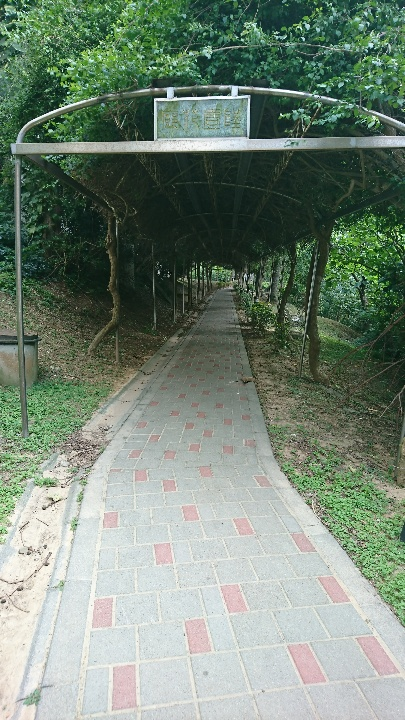
#> input picture src/DSC01.JPG, 405 x 720 px
$ python plot_align.py
#> lines starting #> are read from the running program, lines starting #| are printed output that depends on the picture; after the words box and inside, x2 and y2 are one past the last pixel; in counts of white or black regions, pixels touching at a corner belong together
import cv2
import numpy as np
import matplotlib.pyplot as plt

img1 = cv2.imread('./src/DSC01.JPG', cv2.IMREAD_COLOR)
#> img1 is the input picture: shape (720, 405, 3); mean B, G, R 119, 134.5, 118
img2 = cv2.imread('./src/DSC02.JPG', cv2.IMREAD_COLOR)
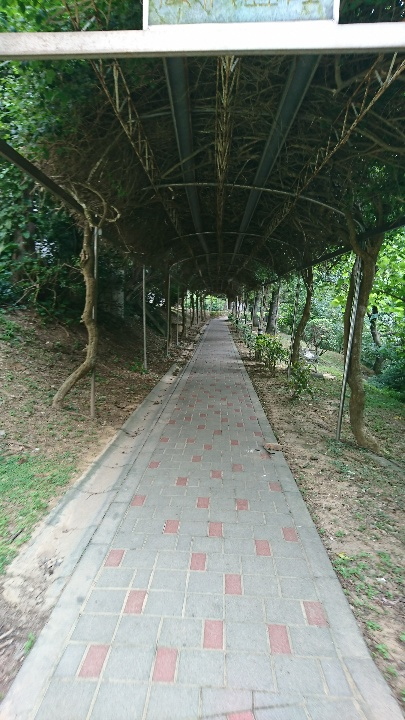
#> input picture src/DSC02.JPG, 405 x 720 px
#> img2 is the input picture: shape (720, 405, 3); mean B, G, R 113.7, 126.1, 116.8

orb = cv2.ORB_create()
bf = cv2.BFMatcher(cv2.NORM_HAMMING, crossCheck=True)

kp1, des1 = orb.detectAndCompute(img1,None)
#> kp1 = 500 keypoints; strongest (x, y, size): (164, 97, 31), (157, 101, 31), (154, 99, 31), (166, 96, 31)
kp2, des2 = orb.detectAndCompute(img2,None)
#> kp2 = 500 keypoints; strongest (x, y, size): (193, 297, 31), (195, 296, 31), (151, 302, 31), (190, 297, 31)

matches = bf.match(des1, des2)
#> matches = 172 matches
kp1 = [kp1[x.queryIdx] for x in matches]
#> kp1 = 172 keypoints; strongest (x, y, size): (154, 99, 31), (151, 140, 31), (281, 114, 31), (371, 46, 31)
kp2 = [kp2[x.trainIdx] for x in matches]
#> kp2 = 172 keypoints; strongest (x, y, size): (151, 302, 31), (190, 297, 31), (151, 298, 31), (161, 304, 31)

kp1 = np.array([x.pt for x in kp1], np.float32)
#> kp1 = 172 pairs, first value 38 to 371, second value 36 to 565
kp2 = np.array([x.pt for x in kp2], np.float32)
#> kp2 = 172 pairs, first value 38 to 373, second value 204 to 572.4
H = cv2.findHomography(kp2, kp1, method=cv2.RANSAC)[0].astype(np.float32)
#> H = [[2.78, 0.666, -235.7], [0.32, 3.79, -518.8], [0.00147, 0.00408, 1]]
[h, w, c] = img1.shape
#> h = 720; w = 405; c = 3
new_img = cv2.warpPerspective(img2, H, (w, h))
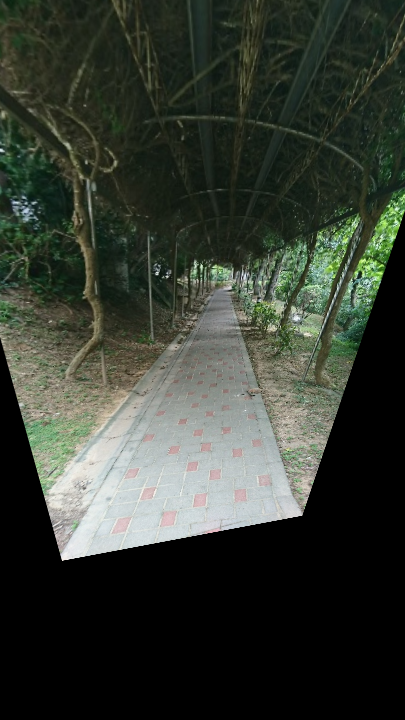
#> new_img: shape (720, 405, 3); mean B, G, R 50.1, 59.3, 53.5

mask = np.tile((new_img.mean(2) > 0)[:, :, None], [1, 1, 3])
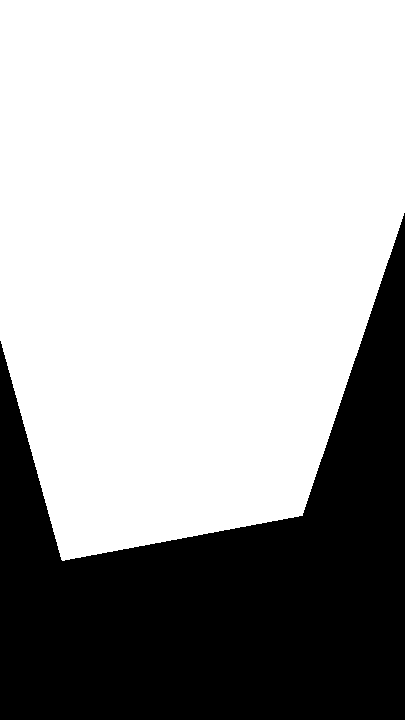
#> mask: shape (720, 405, 3) bool; 66.8% white; 1 black region, box (x1, y1, x2, y2) and area: (0, 213, 405, 720) 96892
fuse = img1.copy()
fuse[mask] = ((new_img[mask].astype(float) + img1[mask].astype(float)) / 2).astype(np.uint8)
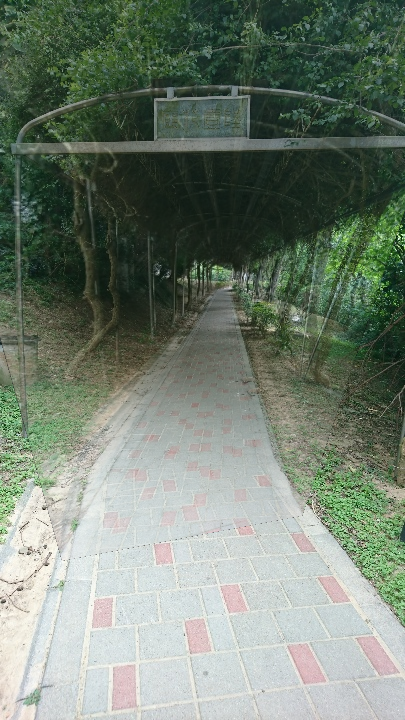
#> fuse: shape (720, 405, 3); mean B, G, R 114.7, 128.7, 116.2


plt.subplot('141')
plt.title('Fig. 1')
plt.imshow(img1)
plt.axis('off')
plt.subplot('142')
plt.title('Fig. 2')
plt.imshow(img2)
plt.axis('off')
plt.subplot('143')
plt.title('Aligned')
plt.imshow(new_img)
plt.axis('off')
plt.subplot('144')
plt.title('Combined')
plt.imshow(fuse)
plt.axis('off')
#plt.show()
plt.savefig('./src/aligned.png', dpi=300, bbox_inches='tight')
#> figure, not shown here; B, G, R data is drawn as R, G, B
